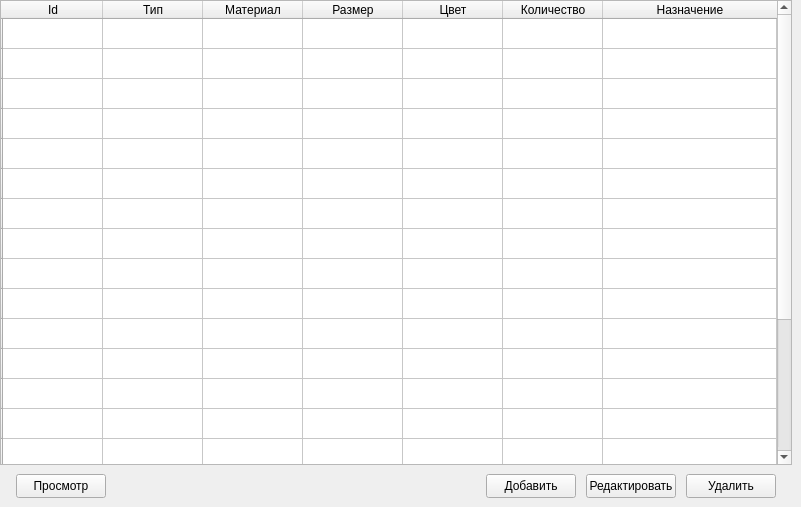
      <widget class="QWidget" name="tab_11">
       <attribute name="title">
        <string>Подплечники</string>
       </attribute>
       <widget class="QTableWidget" name="tableWidget_7">
        <property name="geometry">
         <rect>
          <x>0</x>
          <y>0</y>
          <width>792</width>
          <height>465</height>
         </rect>
        </property>
        <attribute name="horizontalHeaderStretchLastSection">
         <bool>true</bool>
        </attribute>
        <row>
         <property name="text">
          <string/>
         </property>
        </row>
        <row>
         <property name="text">
          <string/>
         </property>
        </row>
        <row>
         <property name="text">
          <string/>
         </property>
        </row>
        <row>
         <property name="text">
          <string/>
         </property>
        </row>
        <row>
         <property name="text">
          <string/>
         </property>
        </row>
        <row>
         <property name="text">
          <string/>
         </property>
        </row>
        <row>
         <property name="text">
          <string/>
         </property>
        </row>
        <row>
         <property name="text">
          <string/>
         </property>
        </row>
        <row>
         <property name="text">
          <string/>
         </property>
        </row>
        <row>
         <property name="text">
          <string/>
         </property>
        </row>
        <row>
         <property name="text">
          <string/>
         </property>
        </row>
        <row>
         <property name="text">
          <string/>
         </property>
        </row>
        <row>
         <property name="text">
          <string/>
         </property>
        </row>
        <row>
         <property name="text">
          <string/>
         </property>
        </row>
        <row>
         <property name="text">
          <string/>
         </property>
        </row>
        <row>
         <property name="text">
          <string/>
         </property>
        </row>
        <row>
         <property name="text">
          <string/>
         </property>
        </row>
        <row>
         <property name="text">
          <string/>
         </property>
        </row>
        <row>
         <property name="text">
          <string/>
         </property>
        </row>
        <row>
         <property name="text">
          <string/>
         </property>
        </row>
        <column>
         <property name="text">
          <string>Id</string>
         </property>
        </column>
        <column>
         <property name="text">
          <string>Тип</string>
         </property>
        </column>
        <column>
         <property name="text">
          <string>Материал</string>
         </property>
        </column>
        <column>
         <property name="text">
          <string>Размер</string>
         </property>
        </column>
        <column>
         <property name="text">
          <string>Цвет</string>
         </property>
        </column>
        <column>
         <property name="text">
          <string>Количество</string>
         </property>
        </column>
        <column>
         <property name="text">
          <string>Назначение</string>
         </property>
        </column>
       </widget>
       <widget class="QPushButton" name="pushButton_33">
        <property name="geometry">
         <rect>
          <x>686</x>
          <y>474</y>
          <width>90</width>
          <height>24</height>
         </rect>
        </property>
        <property name="text">
         <string>Удалить</string>
        </property>
       </widget>
       <widget class="QPushButton" name="pushButton_34">
        <property name="geometry">
         <rect>
          <x>586</x>
          <y>474</y>
          <width>90</width>
          <height>24</height>
         </rect>
        </property>
        <property name="text">
         <string>Редактировать</string>
        </property>
       </widget>
       <widget class="QPushButton" name="pushButton_35">
        <property name="geometry">
         <rect>
          <x>16</x>
          <y>474</y>
          <width>90</width>
          <height>24</height>
         </rect>
        </property>
        <property name="text">
         <string>Просмотр</string>
        </property>
       </widget>
       <widget class="QPushButton" name="pushButton_36">
        <property name="geometry">
         <rect>
          <x>486</x>
          <y>474</y>
          <width>90</width>
          <height>24</height>
         </rect>
        </property>
        <property name="text">
         <string>Добавить</string>
        </property>
       </widget>
      </widget>
